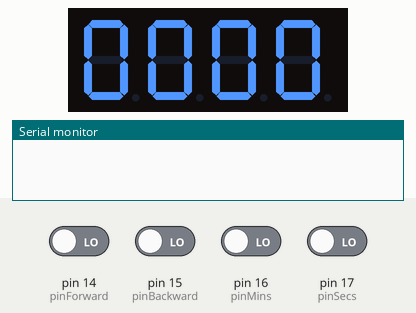
Simulated run of this sketch. Board: Arduino Uno, built with avr-gcc and run on an emulated ATmega328P. Parts: 4-digit seven-segment display, the last lines printed to the serial monitor. Wiring (inferred from the names in the program): 4-digit 7-segment display, segments lit when HIGH: segments pin 2, pin 3, pin 4, pin 5, pin 6, pin 7, pin 8; digit selects pin 9, pin 10, pin 11, pin 12. Inputs (shaded band) come from the test bench; at power-on: pin 14 (pinForward), pin 15 (pinBackward), pin 16 (pinMins), pin 17 (pinSecs) LOW. The segment pins are drawn as the display they are named for.

Above: at 1.2 s.
1.3 s: pin 16 (pinMins) driven HIGH
At 2.5 s:
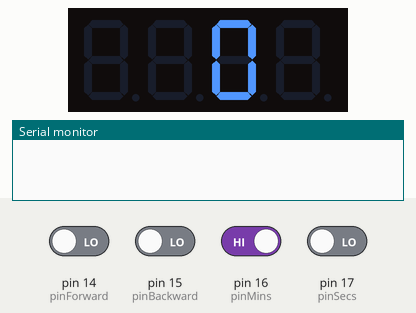
2.8 s: pin 14 (pinForward) driven HIGH
At 4.7 s:
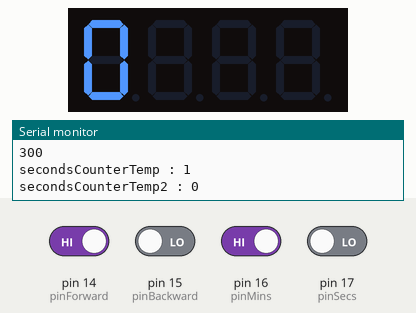
5.8 s: pin 14 (pinForward) driven LOW
Timing chart, 0 to 8.8 s (numbered marks = the images above; inputs shaded):
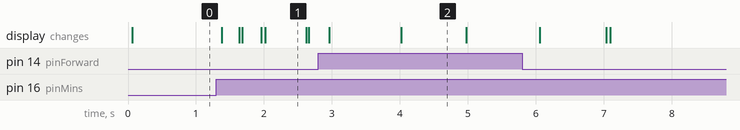

Measured:
- after the input at 1.3 s, the display: changes after 0.08 s (image 1)
- what the display in image 1 shows lasts 0.6 s, from 2.0 s to 2.6 s
- what the display in image 2 shows lasts 1.0 s, from 4.0 s to 5.0 s

The sketch:

LEDSegment.ino
```cpp
/*
 Name:		LEDSegment.ino
 Created:	7/5/2018 2:55:43 PM
 Author:	RavianXReaver
*/

#include "stdio.h"
#include "Metro/Metro.h"

/*
  Showing number 0-9 on a Common Anode 7-segment LED display
  Displays the numbers 0-9 on the display, with one second inbetween.
    A
   ---
F |   | B
  | G |
   ---
E |   | C
  |   |
   ---
    D

 */

// Pin 2-8 is connected to the 7 segments of the display.

#define DD			1
#define pinA		2
#define pinB		3
#define pinC		4
#define pinD		5
#define pinE		6
#define pinF		7
#define pinG		8
#define D1			9
#define D2			10
#define D3			11
#define D4			12
#define pinForward	14
#define pinBackward 15
#define	pinMins		16
#define pinSecs		17

int timerForward	= 0;
int timerBackward	= 0;
int second			= 0;	//4th Segment   displays seconds
int second2			= 0;	//3rd Segment   displays seconds
int minute			= 0;	//2nd Segment   displays Minutes
int minute2			= 0;	//1st Segment   displays Minutes
double time;
String tempVal1, tempVal2;
int tempSeconds;
int secondsCounter		= 0;
int secondsCounterTemp	= 0;
int secondsCounterTemp2 = 0;
int minutesCounterTemp	= 0;
int minutesCounterTemp2 = 0;
int seconds210thplace;
Metro delay1 = Metro(1000);
Metro delay2 = Metro(1);
Metro delay3 = Metro(1);

void setup()
{
	Serial.begin(9600);
	pinMode(DD, 1);
	pinMode(pinA, OUTPUT);
	pinMode(pinB, OUTPUT);
	pinMode(pinC, OUTPUT);
	pinMode(pinD, OUTPUT);
	pinMode(pinE, OUTPUT);
	pinMode(pinF, OUTPUT);
	pinMode(pinG, OUTPUT);
	pinMode(D1, OUTPUT);
	pinMode(D2, OUTPUT);
	pinMode(D3, OUTPUT);
	pinMode(D4, OUTPUT);
	pinMode(pinForward, 0);
	pinMode(pinBackward, 0);
	pinMode(pinMins, 0);
	pinMode(pinSecs, 0);
}

void Segment1()
{
	digitalWrite(D1, 0);
	digitalWrite(D2, 1);
	digitalWrite(D3, 1);
	digitalWrite(D4, 1);
}

void Segment2()
{
	digitalWrite(D1, 1);
	digitalWrite(D2, 0);
	digitalWrite(D3, 1);
	digitalWrite(D4, 1);
}

void Segment3()
{
	digitalWrite(D1, 1);
	digitalWrite(D2, 1);
	digitalWrite(D3, 0);
	digitalWrite(D4, 1);
}

void Segment4()
{
	digitalWrite(D1, 1);
	digitalWrite(D2, 1);
	digitalWrite(D3, 1);
	digitalWrite(D4, 0);
}

void SegmentsDismiss()
{
	digitalWrite(D1, 0);
	digitalWrite(D2, 0);
	digitalWrite(D3, 0);
	digitalWrite(D4, 0);
}

void Display0()
{
	digitalWrite(pinA, 1);
	digitalWrite(pinB, 1);
	digitalWrite(pinC, 1);
	digitalWrite(pinD, 1);
	digitalWrite(pinE, 1);
	digitalWrite(pinF, 1);
	digitalWrite(pinG, 0);
}

void Display1()
{
	digitalWrite(pinA, 0);
	digitalWrite(pinB, 1);
	digitalWrite(pinC, 1);
	digitalWrite(pinD, 0);
	digitalWrite(pinE, 0);
	digitalWrite(pinF, 0);
	digitalWrite(pinG, 0);
}

void Display2()
{
	digitalWrite(pinA, 1);
	digitalWrite(pinB, 1);
	digitalWrite(pinC, 0);
	digitalWrite(pinD, 1);
	digitalWrite(pinE, 1);
	digitalWrite(pinF, 0);
	digitalWrite(pinG, 1);
}

void Display3()
{
	digitalWrite(pinA, 1);
	digitalWrite(pinB, 1);
	digitalWrite(pinC, 1);
	digitalWrite(pinD, 1);
	digitalWrite(pinE, 0);
	digitalWrite(pinF, 0);
	digitalWrite(pinG, 1);
}

void Display4()
{
	digitalWrite(pinA, 0);
	digitalWrite(pinB, 1);
	digitalWrite(pinC, 1);
	digitalWrite(pinD, 0);
	digitalWrite(pinE, 0);
	digitalWrite(pinF, 1);
	digitalWrite(pinG, 1);
}

void Display5()
{
	digitalWrite(pinA, 1);
	digitalWrite(pinB, 0);
	digitalWrite(pinC, 1);
	digitalWrite(pinD, 1);
	digitalWrite(pinE, 0);
	digitalWrite(pinF, 1);
	digitalWrite(pinG, 1);
}

void Display6()
{
	digitalWrite(pinA, 1);
	digitalWrite(pinB, 0);
	digitalWrite(pinC, 1);
	digitalWrite(pinD, 1);
	digitalWrite(pinE, 1);
	digitalWrite(pinF, 1);
	digitalWrite(pinG, 1);
}

void Display7()
{
	digitalWrite(pinA, 1);
	digitalWrite(pinB, 1);
	digitalWrite(pinC, 1);
	digitalWrite(pinD, 0);
	digitalWrite(pinE, 0);
	digitalWrite(pinF, 0);
	digitalWrite(pinG, 0);
}

void Display8()
{
	digitalWrite(pinA, 1);
	digitalWrite(pinB, 1);
	digitalWrite(pinC, 1);
	digitalWrite(pinD, 1);
	digitalWrite(pinE, 1);
	digitalWrite(pinF, 1);
	digitalWrite(pinG, 1);
}

void Display9()
{
	digitalWrite(pinA, 1);
	digitalWrite(pinB, 1);
	digitalWrite(pinC, 1);
	digitalWrite(pinD, 1);
	digitalWrite(pinE, 0);
	digitalWrite(pinF, 1);
	digitalWrite(pinG, 1);
}

void Display0to9()  //First call the segment, then this method.
{
	Display0();
	delay(1000);
	Display1();
	delay(1000);
	Display2();
	delay(1000);
	Display3();
	delay(1000);
	Display4();
	delay(1000);
	Display5();
	delay(1000);
	Display6();
	delay(1000);
	Display7();
	delay(1000);
	Display8();
	delay(1000);
	Display9();
	delay(1000);
}

//Above are the major functions.
// Time max = 1 Hr Therefore the format is MM:SS

int falseX = 1;

void loop()
{
	if((timerForward || timerBackward) == 0)
	{
		//Seconds Button
		if(digitalRead(pinSecs)==1)
		{
			++second;
			delay(300);
		}

		if (second == 10)
		{
			++second2;
		}

		if (second == 10)
		{
			second = 0;
		}

		if (second2 == 6)
		{
			second2 = 0;
		}

		SetSecond(second);
		delay(8);
		SetSecond2(second2);
		delay(8);

		//Minutes Button
		if(digitalRead(pinMins)==1)
		{
			++minute;
			delay(300);
		}

		if (minute == 10)
		{
			++minute2;
		}

		if (minute == 10)
		{
			minute = 0;
		}

		if (minute2 == 6)
		{
			minute2 = 0;
		}

		//digitalWrite(DD, 1);
		SetMinute(minute);
		delay(5);
		SetMinute2(minute2);
		delay(5);
	}

	if(digitalRead(pinForward) == 1)	//Forward Timer Button
	{
		ClearVars();
		SegmentsDismiss();

		tempVal1.concat(minute2);
		tempVal1.concat(minute);
		tempVal2.concat(second2);
		tempVal2.concat(second);

		tempSeconds = (strtol(stringToCharArray(tempVal1),NULL, 32)* 60) + strtol(stringToCharArray(tempVal2), NULL,0);
		Serial.println(tempSeconds);

		seconds210thplace = tempSeconds / 10;


		timerForward	= 1;
		timerBackward	= 0;
		TimerForward();
	}
	else
	if(digitalRead(pinBackward) == 1) 	//Backward Timer Button
	{
		ClearVars();
		timerForward	= 0;
		timerBackward	= 1;
		Serial.println(minute);
	}

	if(timerForward == 1)
	{
		Serial.print("secondsCounterTemp : ");
		Serial.print(secondsCounterTemp);
		Serial.println(" ");
		Serial.print("secondsCounterTemp2 : ");
		Serial.print(secondsCounterTemp2);
		Serial.println(" ");
		testFunc(secondsCounterTemp, secondsCounterTemp2, minutesCounterTemp, minutesCounterTemp2);
		TimerForward();
	}
}

//Below are the custom methods

void ClearVars()
{
	tempVal1 = "";
	tempVal2 = "";
	tempSeconds = secondsCounter = secondsCounterTemp = secondsCounterTemp2 = seconds210thplace = minutesCounterTemp = minutesCounterTemp2 = 0;
}

char* stringToCharArray(String text)
{
	char* buf = (char*) malloc(sizeof(char)*text.length()+1);
	text.toCharArray(buf, text.length()+1);
	return buf;
	free(buf);
}

void TimerForward()
{
	TimerForwardCounter();
}


void TimerForwardCounter()
{
	if (secondsCounter >= tempSeconds) timerForward = 0;


	while(secondsCounter<tempSeconds)
	{
		++secondsCounterTemp;
		++secondsCounter;

		if (secondsCounterTemp == 10)
		{
			secondsCounterTemp = 0;
			secondsCounterTemp2 +=1;
		}

		if(secondsCounterTemp2 == 6)
		{
			secondsCounterTemp2 = 0;
			minutesCounterTemp +=1;
		}

		if(minutesCounterTemp == 10)
		{
			minutesCounterTemp = 0;
			minutesCounterTemp2 +=1;
		}

		if(minutesCounterTemp2 == 6)
		{
			minutesCounterTemp2 = 0;
		}

		break;
	}
	delay(1000);
}

void testFunc(int secondsCounterTemp, int secondsCounterTemp2, int minutesCounterTemp, int minutesCounterTemp2)
{
		SetSecond(secondsCounterTemp);
		delay(10);
		SetSecond2(secondsCounterTemp2);
		delay(10);
		SetMinute(minutesCounterTemp);
		delay(10);
		SetMinute2(minutesCounterTemp2);
		delay(10);
}

void SetSecond(int second)
{
	switch (second)
	{
		case 0: Segment4();
				Display0();

				break;
		case 1: Segment4();
				Display1();

		break;
		case 2: Segment4();
				Display2();

		break;
		case 3: Segment4();
				Display3();

		break;
		case 4: Segment4();
				Display4();

		break;
		case 5: Segment4();
				Display5();

		break;
		case 6: Segment4();
				Display6();

		break;
		case 7: Segment4();
				Display7();

		break;
		case 8: Segment4();
				Display8();

		break;
		case 9: Segment4();
				Display9();

		break;
	}

}

void SetSecond2(int second2)
{
	switch (second2)
	{
		case 0: Segment3();
				Display0();

				break;
		case 1: Segment3();
				Display1();

		break;
		case 2: Segment3();
				Display2();

		break;
		case 3: Segment3();
				Display3();

		break;
		case 4: Segment3();
				Display4();

		break;
		case 5: Segment3();
				Display5();

		break;
	}
}

void SetMinute(int minute)
{
	switch (minute)
	{
		case 0: Segment2();
				Display0();

				break;
		case 1: Segment2();
				Display1();

		break;
		case 2: Segment2();
				Display2();

		break;
		case 3: Segment2();
				Display3();

		break;
		case 4: Segment2();
				Display4();

		break;
		case 5: Segment2();
				Display5();

		break;
		case 6: Segment2();
				Display6();

		break;
		case 7: Segment2();
				Display7();

		break;
		case 8: Segment2();
				Display8();

		break;
		case 9: Segment2();
				Display9();

		break;
	}

}

void SetMinute2(int minute2)
{
	switch (minute2)
	{
		case 0: Segment1();
				Display0();

				break;
		case 1: Segment1();
				Display1();

		break;
		case 2: Segment1();
				Display2();

		break;
		case 3: Segment1();
				Display3();

		break;
		case 4: Segment1();
				Display4();

		break;
		case 5: Segment1();
				Display5();

		break;
	}
}

//Failed Attempt.
```
